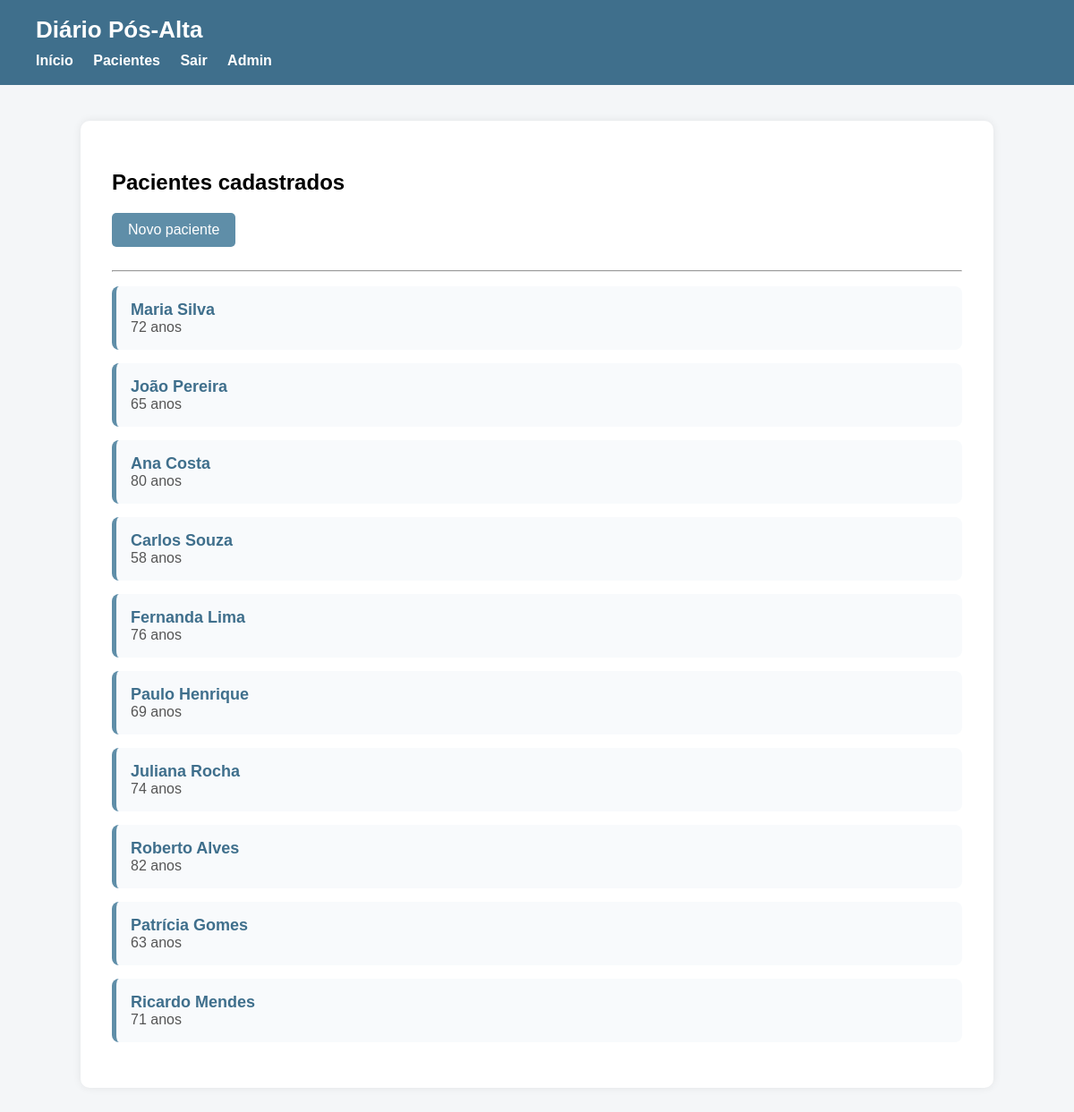
/pacientes/ (signed in), run on the app's committed database.
### core/models.py (models this page shows, shortened)
class Paciente(models.Model):
    usuario = models.ForeignKey(User, on_delete=models.CASCADE)
    nome = models.CharField(max_length=100)
    idade = models.IntegerField()
    diagnostico = models.CharField(max_length=200)
    data_alta = models.DateField()

### core/views.py (the view)
# urls.py: path('pacientes/', views.listar_pacientes, name='pacientes'),
@login_required
def listar_pacientes(request):
    pacientes = Paciente.objects.filter(usuario=request.user)
    contexto = {
        'pacientes': pacientes
    }
    return render(request, 'core/pacientes.html', contexto)

### core/templates/core/pacientes.html
{% extends 'core/base.html' %}
{% block content %}
<h2>Pacientes cadastrados</h2>
<a href="/pacientes/cadastrar/" class="botao">Novo paciente</a>
<br><br>
<hr>
{% if pacientes %}
    <ul class="lista-pacientes">
        {% for paciente in pacientes %}
            <li class="card-paciente">
                <a href="/pacientes/{{ paciente.id }}/">
                    {{ paciente.nome }}
                </a>
                <br>
                <span>{{ paciente.idade }} anos</span>
            </li>
        {% endfor %}
    </ul>
{% else %}
    <p>Nenhum paciente cadastrado.</p>
{% endif %}
{% endblock %}

### core/templates/core/base.html (style rules this page uses)
body { background-color: #f4f6f8; font-family: Arial, Helvetica, sans-serif; margin: 0; padding: 0; }
.botao { display: inline-block; background-color: #5f8ea8; color: white; padding: 10px 18px; border-radius: 5px; text-decoration: none; border: none; cursor: pointer; }
.lista-pacientes { display: grid; gap: 15px; padding: 0; list-style: none; }
.card-paciente { background-color: #f8fafc; border-left: 5px solid #5f8ea8; padding: 16px; border-radius: 8px; }
.card-paciente a { color: #3f6f8c; text-decoration: none; font-size: 18px; font-weight: bold; }
.card-paciente span { color: #555; }

### data on the page
Paciente: nome "Maria Silva", idade "72"
Paciente: nome "João Pereira", idade "65"
Paciente: nome "Ana Costa", idade "80"
Paciente: nome "Carlos Souza", idade "58"
Paciente: nome "Fernanda Lima", idade "76"
Paciente: nome "Paulo Henrique", idade "69"
Paciente: nome "Juliana Rocha", idade "74"
Paciente: nome "Roberto Alves", idade "82"
Paciente: nome "Patrícia Gomes", idade "63"
Paciente: nome "Ricardo Mendes", idade "71"
